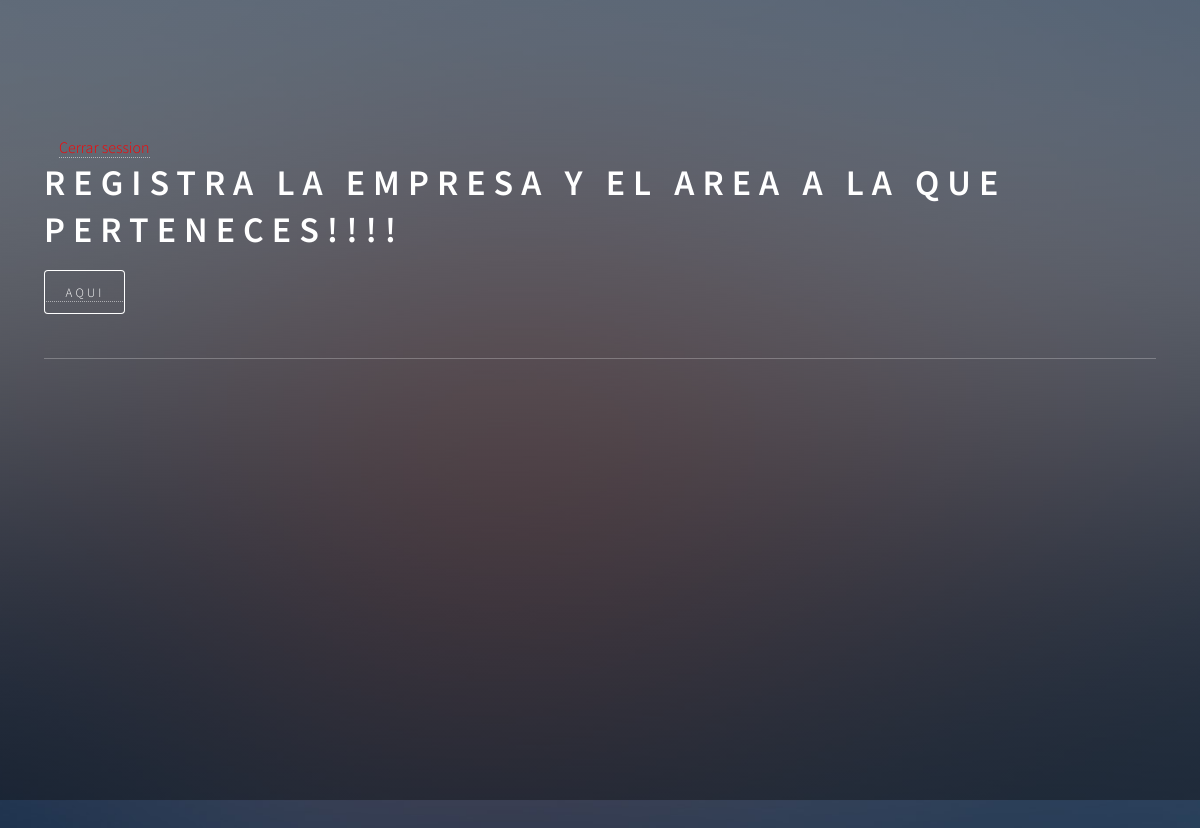
The app's page /agregar_entrada_uso (signed in), older data.
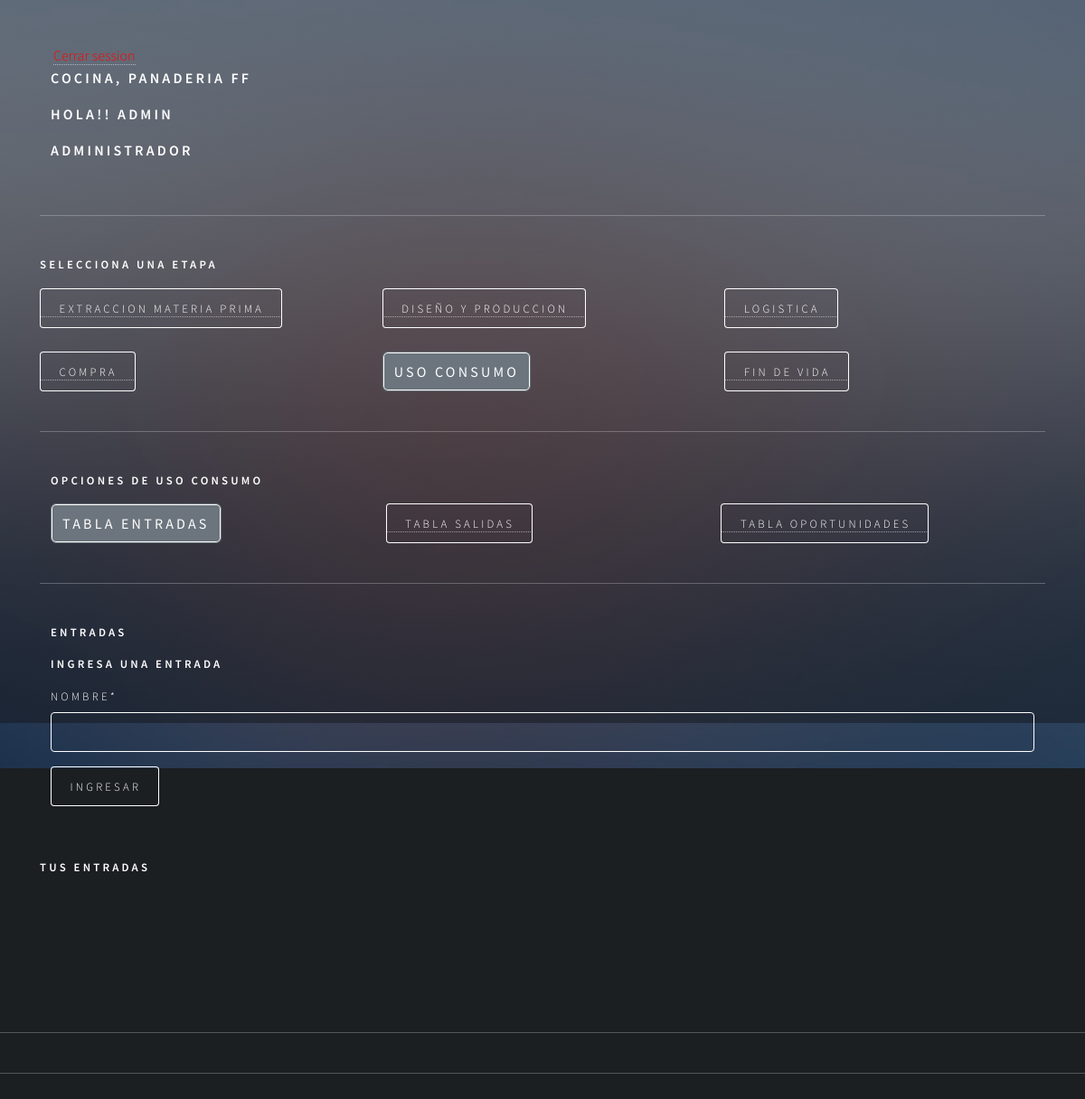
The same page, newer data.
### app/models.py (models this page shows, shortened)
class RegistroTrabajador(models.Model):
    id_registro = models.AutoField(primary_key=True)
    id_usuario = models.ForeignKey(Usuario, on_delete=models.CASCADE)
    descripcion = models.TextField(max_length=160)
    id_area = models.ForeignKey(AreaEmpresa, on_delete=models.CASCADE)

class AreaEmpresa(models.Model):
    id_area = models.AutoField(primary_key=True)
    nombre  = models.CharField(max_length=20)
    productos = models.CharField(max_length=50)
    id_empresa = models.ForeignKey(Empresa, on_delete=models.CASCADE)
    def nombre_area(self):
        return "{}, {}". format(self.nombre, self.id_empresa)
    def __str__(self):
        return self.nombre_area()

class Empresa(models.Model):
    id_empresa = models.AutoField(primary_key=True)
    nombre  = models.CharField(max_length=20)
    def __str__(self):
        return self.nombre

### user/models.py (models this page shows, shortened)
class Usuario(AbstractUser):
    telefono = models.IntegerField(null=True)

### app/views.py (the view, shortened to what this page needs)
# urls.py: path('agregar_entrada_uso', agregarEntradaUso, name="agregar_entrada_uso"),
def agregarEntradaUso(request):
    if request.user.is_authenticated:
        registros = RegistroTrabajador.objects.filter(id_usuario=request.user)
        etapa = Etapa.objects.values_list("id_etapa", flat=True).filter(nombre="Uso consumo")
        entradas = Entrada.objects.filter(usuario=request.user)
        data = {
            'form': EntradaForm(),
            'registros': registros,
            'entradas': entradas
        }
        return render(request,'autodiagnostico/usoConsumo/entrada/agregar_entrada.html', data)
    else:
        return render(request, 'autodiagnostico/usoConsumo/entrada/agregar_entrada.html')

### app/forms.py
class EntradaForm(forms.ModelForm):
    class Meta:
        model = Entrada
        fields = 'nombre',

### app/templates/autodiagnostico/usoConsumo/entrada/agregar_entrada.html (shortened to what this page needs)
{% extends 'autodiagnostico/usoConsumo/home_usoConsumo.html' %}
{% load static %}
{% load crispy_forms_tags %}
{% block uso %}
<div class="container">
    <h4>Entradas</h4>
    <form action="" method="post">
        <h4>Ingresa una entrada</h4>
        {{form | crispy}}
        <div>
            <input type="submit" class="btn btn-primary" value="ingresar">
        </div>
    </form>
</div>
<br>
<h4>Tus entradas</h4>
{% endblock uso %}

### app/templates/autodiagnostico/auto_diagnostico.html (shortened to what this page needs)
{% load static %}
<!DOCTYPE HTML>
<html>
<head>
    <link href="https://cdn.jsdelivr.net/npm/bootstrap@5.2.0/dist/css/bootstrap.min.css" rel="stylesheet"
>
    <link rel="stylesheet" href="{% static 'css/main.css' %}" />
    <link rel="stylesheet" href="{% static 'css/style.css' %}">
</head>
<body class="is-preload">
    <div id="wrapper">
        <div class="container-sm">
            {% if user.is_authenticated %}
            <a href="{% url 'logout' %}" id="cerrarSesion">Cerrar session</a>
            {% if registros %}
            <div class="container-sm">
                <div class="row">
                        {% for p in registros %}
                        <h3>{{p.id_area}}</h3>
                        {% endfor %}
                        <h3>Hola!! {{user.username}} </h3>
                        {% if user.is_staff %}
                            <h3>Administrador</h3>
                        {% endif %}
                </div>
            </div>
            <hr>
            <h4>Selecciona una Etapa</h4>
            <div class="row">
                <div class="col">
                    <a href="{% url 'extraccion_materiaPrima' %}"><button type="button" id="extraccion">Extraccion
                            Materia Prima</button></a>
                </div>
                <div class="col">
                    <a href="{% url 'diseño_Produccion' %}"><button type="button" id="diseño">Diseño y
                            produccion</button></a>
                </div>
                <div class="col">
                    <a href="{% url 'logistica' %}"><button type="button" id="logistica">Logistica</button></a>
                </div>
            </div>
            <br>
            <div class="row">
                <div class="col">
                    <a href="{% url 'compra' %}"><button type="button" id="compra">Compra</button></a>
                </div>
                <div class="col">
                    <a href="{% url 'uso_consumo' %}"><button type="button" id="uso">Uso consumo</button></a>
                </div>
                <div class="col">
                    <a href="{% url 'fin_vida' %}"><button type="button" id="fin">Fin de vida</button></a>
                </div>
            </div>
            <hr>
            {% block body %}{% endblock %}
        </div>
        {% else %}
        <h1>Registra la empresa y el area a la que perteneces!!!!</h1>
        <a href="{% url 'agregar_Area' user.id  %}"><button type="button">Aqui</button></a>
        {% endif %}
        {% else %}
        <h1>Inicia Session</h1>
        <p>Para acceder a tu Auto Diagnostico </p>
        <a href="{% url 'login'  %}"><button type="button">Inicia Session</button></a>
        {% endif %}
        <hr>
    </div>
    <hr>
    <hr>
    </div>
    <br>
    <br>
    <div id="bg"></div>
</body>
</html>

Row changes from the older to the newer data that the page shows:
added RegistroTrabajador: id_area "COCINA, PANADERIA FF"
now on this page (row edited): Usuario: username "ADMIN"
Text that changed along with them:
form field value: (not shown) → "ingresar"
text no longer shown: "REGISTRA LA EMPRESA Y EL AREA A LA QUE PERTENECES!!!! AQUI"
text now shown: "HOLA!! ADMINISTRADOR SELECCIONA UNA ETAPA EXTRACCION MATERIA PRIMA DISEÑO Y PRODUCCION LOGISTICA COMPRA USO CONSUMO FIN DE VIDA OPCIONES DE USO CONSUMO TABLA ENTRADAS TABLA SALIDAS TABLA OPORTUNIDADES ENTRADAS INGRESA UNA ENTRADA NOMBRE * TUS ENTRADAS"
